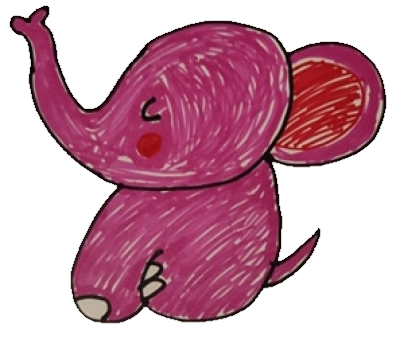
#> input picture images/colorOutline.png, 400 x 343 px
$ python overlayPIL.py   (older library calls are emulated)
#> lines starting #> are read from the running program, lines starting #| are printed output that depends on the picture
import cv2
import numpy as np
import imutils
from PIL import Image
import time

img = Image.open("images/colorOutline.png")
#> img is the input picture: PIL image 400x343 RGBA; mean R, G, B, A 166.3, 111.2, 120.6, 129.1
# resize the image
size = (int(img.size[0]*0.5), int(img.size[1]*0.5))
#> size = (200, 171)
#print(size)
img = img.resize(size,Image.ANTIALIAS)
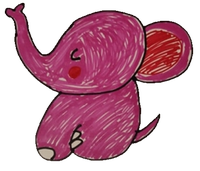
#> img: PIL image 200x171 RGBA; mean R, G, B, A 77.3, 29.9, 46.6, 129; transparent parts drawn white

background = Image.open("images/tufts2.jpg")
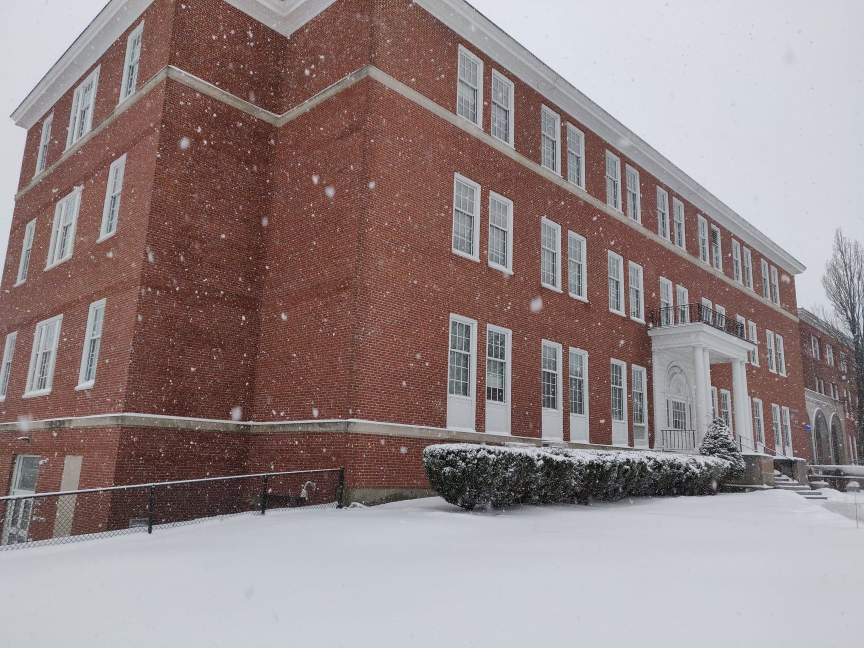
#> input picture images/tufts2.jpg, 1728 x 1296 px (shown at 1/2 size)
#> background is the input picture: PIL image 1728x1296 RGB; mean R, G, B 147.9, 133.1, 133.2
#print(background.size[0]/2, background.size[1]/2)
# resize the image
size = (int(background.size[0]*0.6), int(background.size[1]*0.6))
#> size = (1036, 777)
#print(size)
background = background.resize(size,Image.ANTIALIAS)
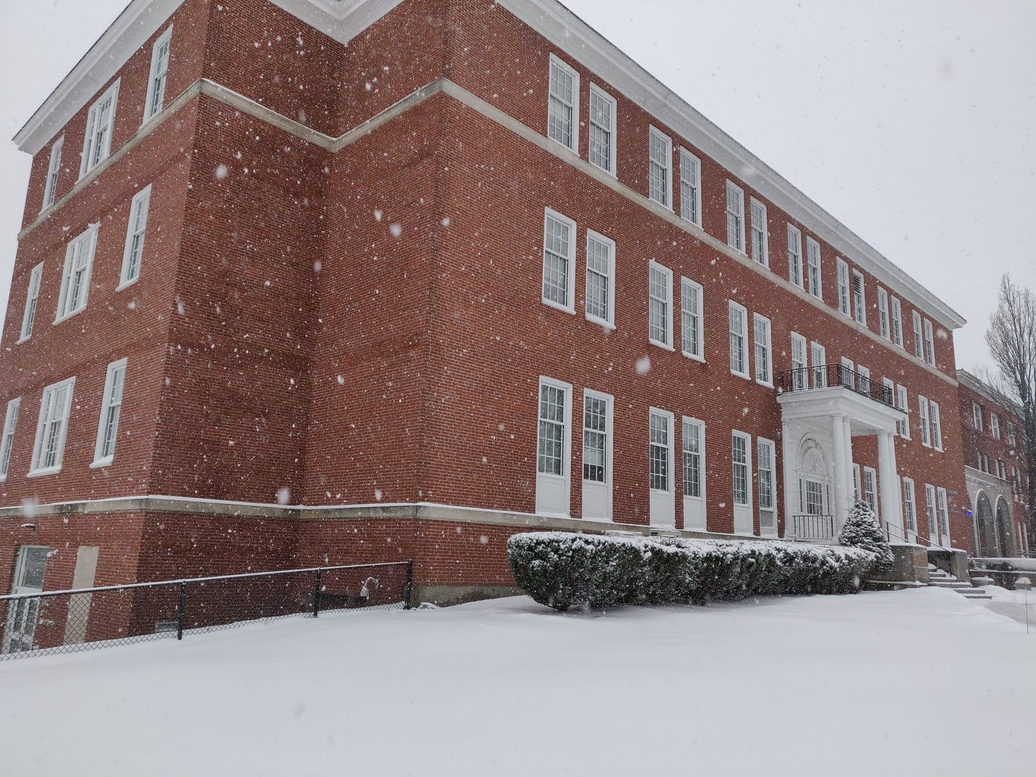
#> background: PIL image 1036x777 RGB; mean R, G, B 147.9, 133.1, 133.2

#print(background.size)

background.paste(img, (100, 300), img)
background.save('images/output.png',"PNG")
output = cv2.imread('images/output.png')
cv2.imshow('Output', output)
#time.sleep(0.5)

cv2.waitKey()
cv2.destroyAllWindows()
